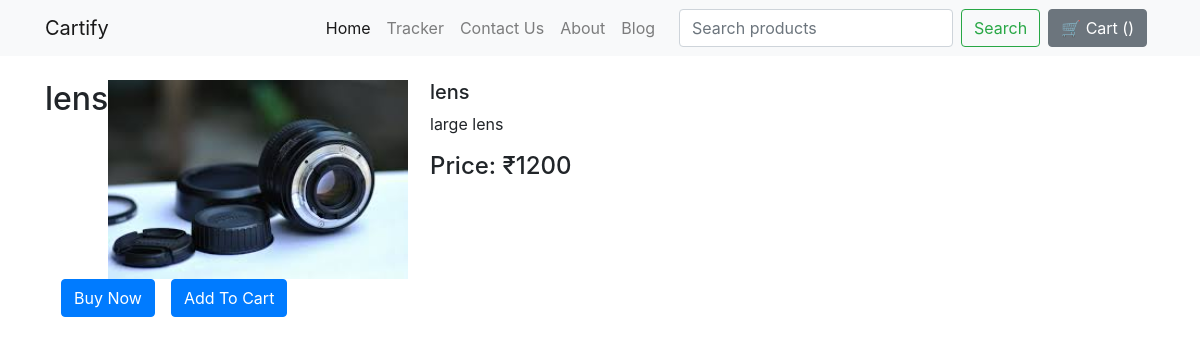
The page /shop/productview/5/ on the database its author committed.
### shop/models.py (models this page shows, shortened)
class product(models.Model):
    product_id = models.AutoField(primary_key=True  )
    product_name = models.CharField(max_length=50)
    category = models.CharField(max_length=50, default="")
    subcategory = models.CharField(max_length=50, default="")
    price = models.IntegerField(default=0)
    desc = models.TextField(max_length=300)
    pub_date = models.DateField()
    image = models.ImageField(upload_to="shop/images",default="")

### shop/views.py (the view)
# urls.py: path('productview/<int:id>/',views.productview, name='productview'),
def productview(request, id):
    prod = product.objects.get(product_id=id)
    return render(request,'shop/prodviews.html', {'product': prod})

### shop/templates/shop/prodviews.html (shortened to what this page needs)
{% extends 'shop/basic.html' %}
{% block body %}
<div class="container mt-4">
    <div class="row">
    <div class="col-md-4">
        <div class="row">
            <h2>{{ product.product_name }}</h2>
            <img src="{{ product.image.url }}" width="300">
        </div>
        <div class="row">
            <button class="btn btn-primary mx-3">Buy Now</button>
            <button class="btn btn-primary">Add To Cart</button>
        </div>
    </div>
    <div class="col-md-8">
        <h5>{{product.product_name}}</h5>
        <p>{{ product.desc }}</p>
        <h4>Price: ₹{{ product.price }}</h4>
    </div>
</div>
{% endblock %}

### rows shown on the page
product: product_name "lens", image (picture), desc "large lens", price "1200"
